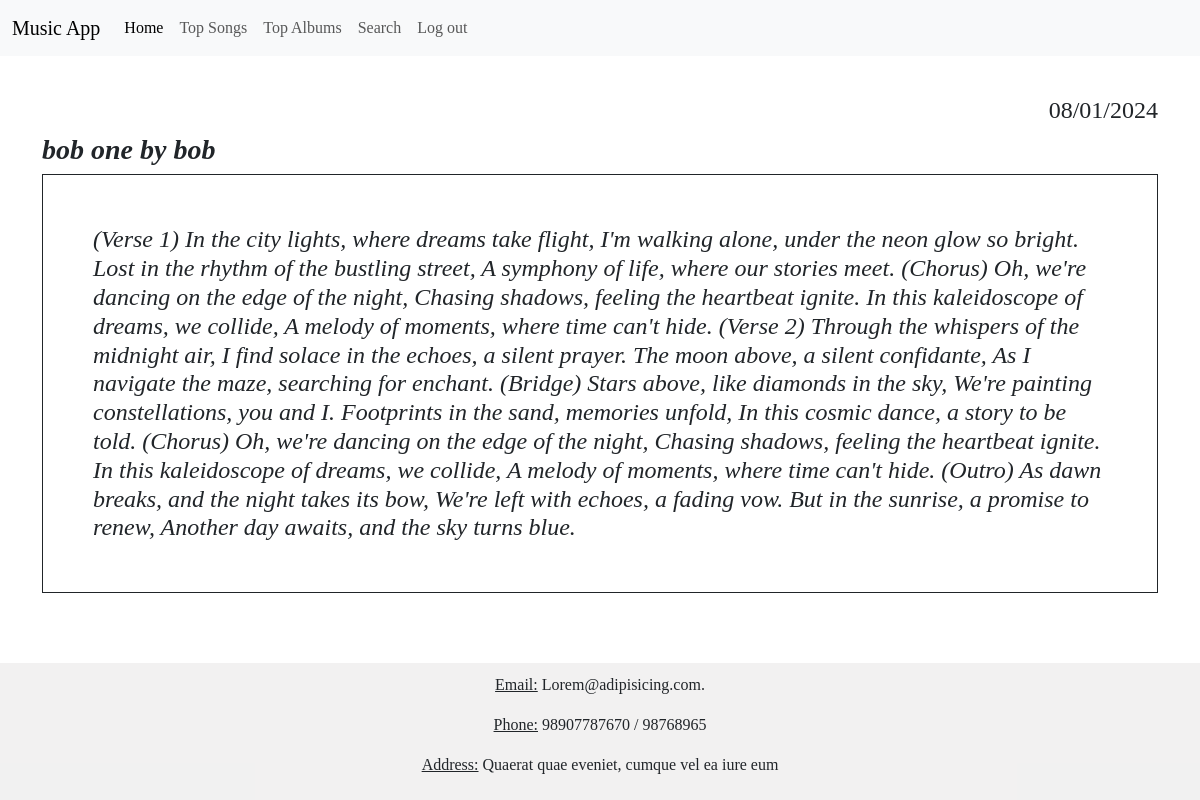
Page /1/read_lyrics on the committed database.
### model.py (models this page shows)
class Song(db.Model):
    id = db.Column(db.Integer, primary_key=True)
    title = db.Column(db.String(128), unique=True, nullable=False)
    genre_name = db.Column(db.String(128))
    date = db.Column(db.String)
    lyrics = db.Column(db.String(10000), nullable=False)
    duration = db.Column(db.String(128))
    creator = db.Column(db.String(128), nullable=False)
    user_id = db.Column(db.Integer, db.ForeignKey('user.id'))
    album_id = db.Column(db.Integer, db.ForeignKey('album.id'))
    ratings = db.relationship('Rating', backref='song')
    genre_id = db.Column(db.Integer, db.ForeignKey('genre.id'))
    avg_rating = db.Column(db.Integer, default=0)
    flag_id = db.Column(db.Integer, db.ForeignKey('flag.id'))

### app.py (the view)
@app.route("/<int:id>/read_lyrics", methods = ['Get', 'POST'])
def read_lyrics(id):
    this_song = Song.query.get(id)
    lyrics = this_song.lyrics
    title = this_song.title
    return render_template("read_lyrics.html", lyrics=lyrics, title=title, this_song=this_song)

### templates/read_lyrics.html (shortened to what this page needs)
{% extends "base.html" %}
{% block head %}
{{ super() }}
{% endblock %}
{% block body %}
    <p style="text-align: center;">
        <h4 style="text-align: right;">{{this_song.date}}</h4>
        <h3><i><b>{{ title }} by {{ this_song.creator }}</b></i></h3>
        <h4 style="border: 1px solid; padding: 50px; margin-bottom: 70px;"><i>{{lyrics}}</i></h4>
    </p>
{% endblock %}

### static/style.css (style rules this page uses)
* { font-family: 'Times New Roman', Times, serif; }

### rows in the picture
Song: date "08/01/2024", title "bob one", creator "bob", lyrics "(Verse 1) In the city lights, where dreams take flight, I'm walking alone, under the neon glow so bright. Lost in the rhythm of the bustling street, A symphony of life, where our stories meet. (Chorus) Oh, we're dancing on the edge of the night, Chasing shadows, feeling the heartbeat ignite. In this kaleidoscope of dreams, we collide, A melody of moments, where time can't hide. (Verse 2) Through the whispers of the midnight air, I find solace in the echoes, a silent prayer. The moon above, a silent confidante, As I navigate the maze, searching for enchant. (Bridge) Stars above, like diamonds in the sky, We're painting constellations, you and I. Footprints in the sand, memories unfold, In…"
